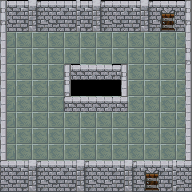

A 2D game scene composited from a Tiled map and its tileset images. What follows is a short description and the map's XML, with every tile layer's data as written:
An orthogonal 12x12 tile map with 16x16 px tiles, 2 tile layers (Tile Layer 1, collision), 2 tilesets.

<map version="1.2" tiledversion="1.3.1" orientation="orthogonal" renderorder="right-down" compressionlevel="0" width="12" height="12" tilewidth="16" tileheight="16" infinite="0" nextlayerid="3" nextobjectid="1">
 <tileset firstgid="1" name="rpg_indoor" tilewidth="16" tileheight="16" tilecount="132" columns="11">
  <image source="rpg_indoor.png" width="176" height="192" />
 </tileset>
 <tileset firstgid="133" name="collision_px" tilewidth="16" tileheight="16" tilecount="4" columns="2">
  <image source="collision_graphic.png" width="32" height="32" />
 </tileset>
 <layer id="1" name="Tile Layer 1" width="12" height="12">
  <data encoding="csv">
1,2,3,4,2,2,3,4,5,6,10,11,
12,13,14,15,13,13,14,15,16,17,21,22,
94,73,73,73,73,73,73,73,73,73,73,70,
94,73,73,73,73,73,73,73,73,73,73,81,
94,73,73,73,1,48,48,11,73,73,73,70,
94,73,73,73,23,29,29,33,73,73,73,70,
94,73,73,73,45,48,48,55,73,73,73,70,
94,73,73,73,73,73,73,73,73,73,73,70,
94,73,73,73,73,73,73,73,73,73,73,70,
94,73,73,73,73,73,73,73,73,73,73,70,
45,46,47,48,49,50,51,52,53,54,52,55,
56,57,58,59,60,61,62,63,64,65,63,66
</data>
 </layer>
 <layer id="2" name="collision" width="12" height="12" opacity="0.5">
  <data encoding="csv">
136,136,136,136,136,136,136,136,136,136,136,136,
136,136,136,136,136,136,136,136,136,136,136,136,
136,0,0,0,0,0,0,0,0,0,0,136,
136,0,0,0,0,0,0,0,0,0,0,136,
136,0,0,0,0,0,0,0,0,0,0,136,
136,0,0,0,0,0,0,0,0,0,0,136,
136,0,0,0,0,0,0,0,0,0,0,136,
136,0,0,0,0,0,0,0,0,0,0,136,
136,0,0,0,0,0,0,0,0,0,0,136,
136,0,0,0,0,0,0,0,0,0,0,136,
136,136,136,136,136,136,136,136,136,136,136,136,
136,136,136,136,136,136,136,136,136,136,136,136
</data>
 </layer>
</map>